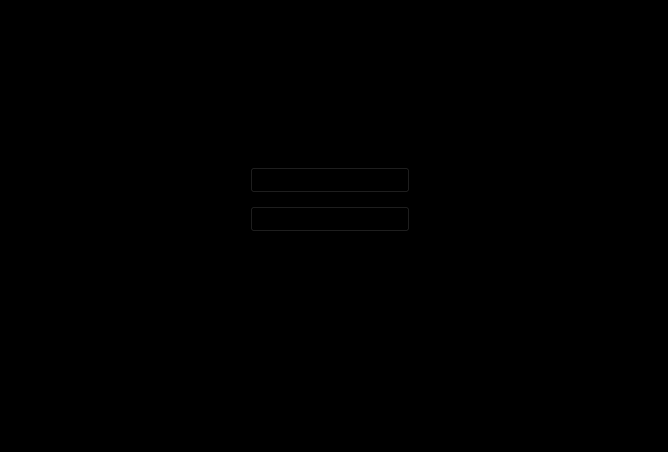
<?xml version="1.0" encoding="UTF-8"?>
<ui version="4.0">
 <class>Loading</class>
 <widget class="QWidget" name="Loading">
  <property name="geometry">
   <rect>
    <x>0</x>
    <y>0</y>
    <width>668</width>
    <height>452</height>
   </rect>
  </property>
  <property name="windowTitle">
   <string>Form</string>
  </property>
  <property name="styleSheet">
   <string notr="true">background-color: rgb(0, 0, 0);</string>
  </property>
  <widget class="QWidget" name="verticalLayoutWidget">
   <property name="geometry">
    <rect>
     <x>250</x>
     <y>160</y>
     <width>160</width>
     <height>80</height>
    </rect>
   </property>
   <layout class="QVBoxLayout" name="verticalLayout">
    <item>
     <widget class="QPushButton" name="pushButton">
      <property name="font">
       <font>
        <pointsize>11</pointsize>
        <bold>true</bold>
       </font>
      </property>
      <property name="text">
       <string>Sign Up</string>
      </property>
     </widget>
    </item>
    <item>
     <widget class="QPushButton" name="pushButton_2">
      <property name="font">
       <font>
        <pointsize>11</pointsize>
        <bold>true</bold>
       </font>
      </property>
      <property name="text">
       <string>Log In</string>
      </property>
     </widget>
    </item>
   </layout>
  </widget>
 </widget>
 <resources/>
 <connections/>
</ui>
